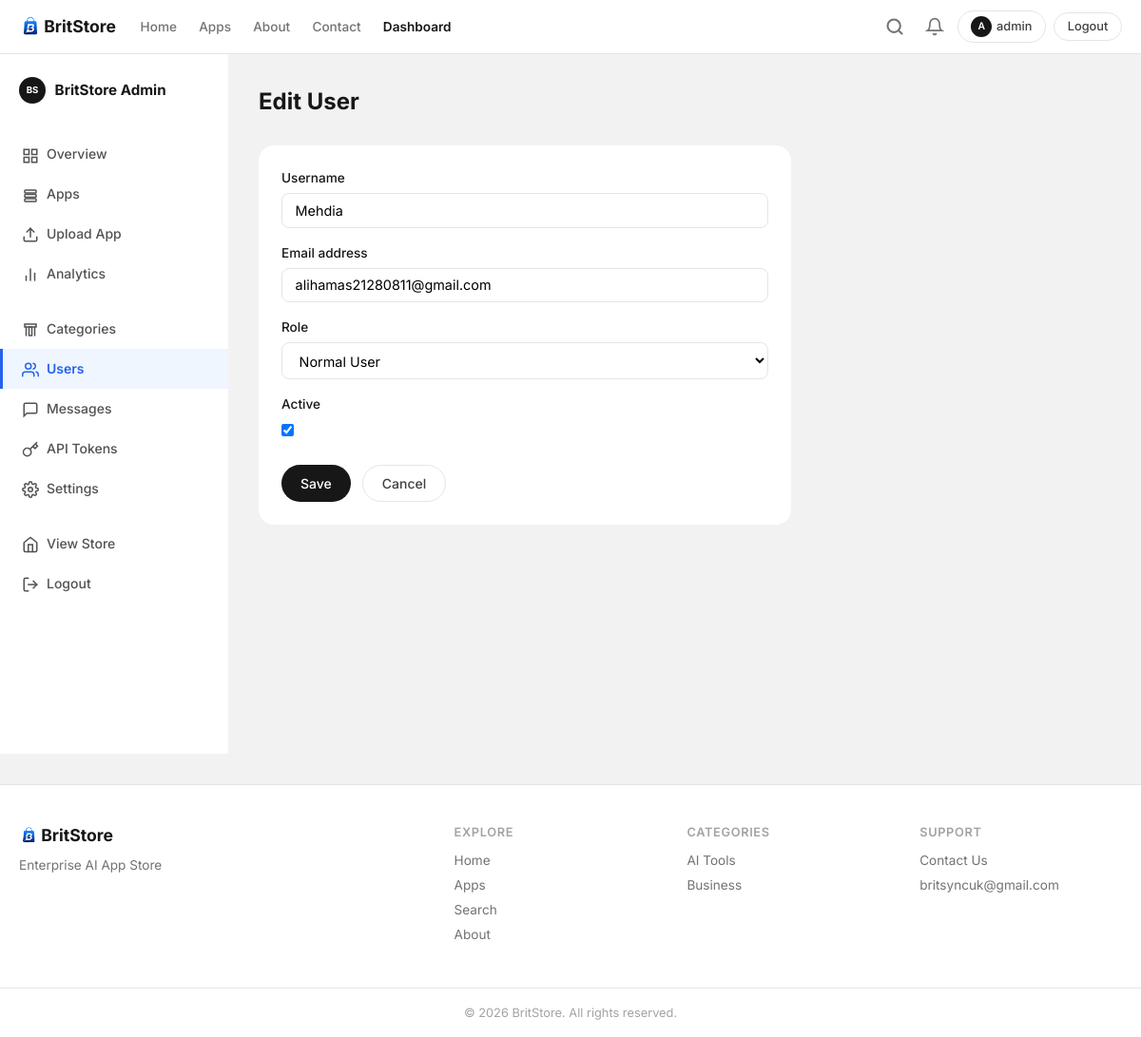
/dashboard/users/2/edit/ (signed in), run on the app's committed database.
### store/models.py (models this page shows, shortened)
class WebsiteSettings(models.Model):
    site_name = models.CharField(max_length=100, default='BritStore')
    tagline = models.CharField(max_length=200, default='Intelligent Apps for the AI Era')
    hero_title = models.CharField(max_length=200, default='Discover BritStore Apps')
    hero_subtitle = models.TextField(
        default='Explore our suite of AI-powered applications built to automate, educate, and innovate.',
    )
    about_title = models.CharField(max_length=200, default='About BritStore')
    about_content = models.TextField(default='')
    mission = models.TextField(default='')
    support_email = models.EmailField(default='britsyncuk@gmail.com')
    updated_at = models.DateTimeField(auto_now=True)
    class Meta:
        verbose_name = 'Website Settings'
        verbose_name_plural = 'Website Settings'
    @classmethod
    def get_solo(cls):
        obj, _ = cls.objects.get_or_create(pk=1)
        return obj

class User(AbstractUser):
    ROLE_SUPER_ADMIN = 'super_admin'
    ROLE_APP_MANAGER = 'app_manager'
    ROLE_NORMAL_USER = 'normal_user'
    ROLE_CHOICES = [
        (ROLE_SUPER_ADMIN, 'Super Admin'),
        (ROLE_APP_MANAGER, 'App Manager'),
        (ROLE_NORMAL_USER, 'Normal User'),
    ]
    role = models.CharField(max_length=20, choices=ROLE_CHOICES, default=ROLE_NORMAL_USER)
    is_fingerprint_user = models.BooleanField(default=False)
    has_upgraded = models.BooleanField(default=False)
    class Meta:
        ordering = ['username']
    @property
    def is_super_admin(self):
        return self.role == self.ROLE_SUPER_ADMIN or self.is_superuser
    @property
    def can_access_dashboard(self):
        return self.is_super_admin or self.is_app_manager or self.is_staff
    @property
    def avatar_letter(self):
        return self.username[0].upper() if self.username else '?'

class Category(models.Model):
    name = models.CharField(max_length=100, unique=True)
    slug = models.SlugField(max_length=120, unique=True, blank=True)
    description = models.TextField(blank=True)
    icon = models.ImageField(upload_to='category_icons/', blank=True)
    icon_emoji = models.CharField(max_length=10, blank=True, help_text='Fallback emoji if no icon image')
    created_at = models.DateTimeField(auto_now_add=True)
    class Meta:
        verbose_name_plural = 'Categories'
        ordering = ['name']

### store/views.py (the view)
# urls.py: path('dashboard/users/<int:pk>/edit/', views.user_edit, name='dashboard_user_edit'),
@super_admin_required
def user_edit(request, pk):
    user_obj = get_object_or_404(User, pk=pk)
    if request.method == 'POST':
        form = AdminUserEditForm(request.POST, instance=user_obj)
        if form.is_valid():
            form.save()
            messages.success(request, 'User updated.')
            return redirect('dashboard_users')
    else:
        form = AdminUserEditForm(instance=user_obj)
    return render(request, 'dashboard/user_form.html', {'form': form, 'user_obj': user_obj, 'is_edit': True})

### store/forms.py (shortened to what this page needs)
class AdminUserEditForm(StyledFormMixin, forms.ModelForm):
    role = forms.ChoiceField(choices=[
        (User.ROLE_SUPER_ADMIN, 'Super Admin'),
        (User.ROLE_APP_MANAGER, 'App Manager'),
        (User.ROLE_NORMAL_USER, 'Normal User'),
    ])
    class Meta:
        model = User
        fields = ['username', 'email', 'role', 'is_active']

### store/context_processors.py (called while the page is built)
def site_context(request):
    settings_obj = WebsiteSettings.get_solo()
    from store.models import Category, Notification
    nav_categories = Category.objects.annotate(
        published_count=Count('apps', filter=Q(apps__published=True)),
    ).filter(published_count__gt=0)[:8]
    notifications = []
    unread_notifications = 0
    if request.user.is_authenticated and request.user.is_super_admin:
        notifications = Notification.objects.all()[:10]
        unread_notifications = Notification.objects.filter(is_read=False).count()
    return {
        'site_settings': settings_obj,
        'nav_categories': nav_categories,
        'notifications': notifications,
        'unread_notifications': unread_notifications,
    }

### store/permissions.py (called while the page is built)
def dashboard_required(view_func):
    @login_required
    @wraps(view_func)
    def wrapper(request, *args, **kwargs):
        if not request.user.can_access_dashboard:
            messages.error(request, 'You do not have permission to access the dashboard.')
            raise PermissionDenied
        return view_func(request, *args, **kwargs)
    return wrapper

def super_admin_required(view_func):
    @dashboard_required
    @wraps(view_func)
    def wrapper(request, *args, **kwargs):
        if not request.user.is_super_admin:
            messages.error(request, 'Super Admin access required.')
            raise PermissionDenied
        return view_func(request, *args, **kwargs)
    return wrapper

### templates/dashboard/user_form.html (shortened to what this page needs)
{% extends 'base.html' %}
{% load static %}
{% block extra_css %}<link rel="stylesheet" href="{% static 'css/dashboard.css' %}">{% endblock %}
{% block content %}
<div class="dashboard-layout">
    {% include 'dashboard/sidebar.html' %}
    <div class="dashboard-main">
        <div class="dashboard-header"><h1>{% if is_edit %}Edit User{% else %}Add Admin User{% endif %}</h1></div>
        <form method="post" class="dashboard-form narrow">
            {% for field in form %}
            <div class="form-group">
                <label>{{ field.label }}</label>
                {{ field }}
            </div>
            {% endfor %}
            <div class="form-actions">
                <button type="submit" class="btn btn-primary">Save</button>
                <a href="{% url 'dashboard_users' %}" class="btn btn-outline">Cancel</a>
            </div>
        </form>
    </div>
</div>
{% endblock %}

### templates/base.html (shortened to what this page needs)
{% load static %}
<!DOCTYPE html>
<html lang="en">
<head>
    <link rel="stylesheet" href="{% static 'css/style.css' %}?v=2">
    {% block extra_css %}{% endblock %}
</head>
<body>
    <header class="site-header">
        <div class="container header-inner">
            <a href="{% url 'home' %}" class="logo" style="gap:.35rem">
                <img src="{% static 'images/logo.png' %}" alt="{{ site_settings.site_name }}" style="height:28px;width:auto;border-radius:4px">
                <span class="logo-text">{{ site_settings.site_name }}</span>
            </a>
            <nav class="main-nav" id="mainNav">
                <a href="{% url 'home' %}" {% if request.path == '/' %}class="active"{% endif %}>Home</a>
                <a href="{% url 'downloads' %}" {% if '/downloads' in request.path %}class="active"{% endif %}>Apps</a>
                <a href="{% url 'about' %}" {% if '/about' in request.path %}class="active"{% endif %}>About</a>
                <a href="{% url 'contact' %}" {% if '/contact' in request.path %}class="active"{% endif %}>Contact</a>
                {% if user.is_authenticated and user.can_access_dashboard %}
                <a href="{% url 'dashboard_home' %}" class="nav-dashboard">Dashboard</a>
                {% endif %}
            </nav>
            <div class="header-actions">
                <div class="search-inline-wrap" id="searchInline">
                    <button class="search-inline-toggle" id="searchToggle" onclick="toggleSearch()" aria-label="Search">
                        <svg width="20" height="20" viewBox="0 0 24 24" fill="none" stroke="currentColor" stroke-width="2.5" stroke-linecap="round"><circle cx="11" cy="11" r="8"/><line x1="21" y1="21" x2="16.65" y2="16.65"/></svg>
                    </button>
                </div>
                {% if user.is_authenticated %}
                {% if user.can_access_dashboard %}
                <div class="notification-bell-wrap">
                    <button class="notification-bell" onclick="toggleNotif(event)" title="Notifications">
                        <svg width="20" height="20" viewBox="0 0 24 24" fill="none" stroke="currentColor" stroke-width="2" stroke-linecap="round"><path d="M18 8A6 6 0 0 0 6 8c0 7-3 9-3 9h18s-3-2-3-9"/><path d="M13.73 21a2 2 0 0 1-3.46 0"/></svg>
                    </button>
                </div>
                {% endif %}
                <a href="{% url 'profile' %}" class="btn btn-outline btn-sm" style="gap:.3rem">
                    <span style="display:inline-flex;align-items:center;justify-content:center;width:22px;height:22px;border-radius:50%;background:var(--gray-900);color:#fff;font-size:.65rem;font-weight:600">{{ user.avatar_letter }}</span>
                    {{ user.username }}
                </a>
                <a href="{% url 'logout' %}" class="btn btn-outline btn-sm" onclick="return confirm('Are you sure you want to logout?')">Logout</a>
                {% else %}
                <a href="{% url 'login' %}" class="btn btn-primary btn-sm">Login</a>
                <a href="{% url 'signup' %}" class="btn btn-outline btn-sm">Sign Up</a>
                {% endif %}
            </div>
        </div>
    </header>
    <main>
        {% block content %}{% endblock %}
    </main>
    <footer class="site-footer">
        <div class="container footer-grid">
            <div class="footer-brand">
                <div class="logo" style="gap:.35rem">
                    <img src="{% static 'images/logo.png' %}" alt="{{ site_settings.site_name }}" style="height:24px;width:auto;border-radius:4px">
                    <span class="logo-text">{{ site_settings.site_name }}</span>
                </div>
                <p>{{ site_settings.tagline }}</p>
            </div>
            <div class="footer-links">
                <h4>Explore</h4>
                <a href="{% url 'home' %}">Home</a>
                <a href="{% url 'downloads' %}">Apps</a>
                <a href="{% url 'search' %}">Search</a>
                <a href="{% url 'about' %}">About</a>
            </div>
            <div class="footer-links">
                <h4>Categories</h4>
                {% for cat in nav_categories|slice:":5" %}
                <a href="{% url 'category' cat.slug %}">{{ cat.name }}</a>
                {% empty %}
                <span class="text-muted">No categories yet</span>
                {% endfor %}
            </div>
            <div class="footer-links">
                <h4>Support</h4>
                <a href="{% url 'contact' %}">Contact Us</a>
                <a href="mailto:{{ site_settings.support_email }}">{{ site_settings.support_email }}</a>
            </div>
        </div>
        <div class="footer-bottom">
            <div class="container">
                <p>&copy; {% now "Y" %} {{ site_settings.site_name }}. All rights reserved.</p>
            </div>
        </div>
    </footer>
</body>
</html>

### static/css/style.css (style rules this page uses)
:root { --white: #ffffff; --bg: #f2f2f2; --card: #ffffff; --border: #e5e5e5; --gray-200: #d4d4d4; --gray-400: #a3a3a3; --gray-500: #737373; --gray-600: #525252; --gray-700: #404040; --gray-800: #262626; --gray-900: #171717; --black: #000000; --blue: #2563eb; --blue-dark: #1d4ed8; --blue-light: #eff6ff; --red: #dc2626; --red-dark: #b91c1c; --red-light: #fef2f2; --green: #16a34a; --green-light: #f0fdf4; --star: #f59e0b; --shadow: 0 1px 3px rgba(0,0,0,.08); --shadow-md: 0 4px 12px rgba(0,0,0,.1); --radius: 16px; --radius-sm: 8px; --font: 'Inter', system-ui, sans-serif; }
*, *::before, *::after { box-sizing: border-box; margin: 0; padding: 0; }
body { font-family: var(--font); background: var(--bg); color: var(--gray-900); line-height: 1.5; min-height: 100vh; display: flex; flex-direction: column; }
main { flex: 1; }
.container { max-width: 1200px; margin: 0 auto; padding: 0 1.25rem; }
a { color: var(--gray-900); text-decoration: none; }
.site-header { background: var(--white); border-bottom: 1px solid var(--border); position: sticky; top: 0; z-index: 100; }
.header-inner { display: flex; align-items: center; gap: 1rem; height: 56px; }
.logo { display: flex; align-items: center; gap: .5rem; font-weight: 700; font-size: 1.1rem; color: var(--gray-900); flex-shrink: 0; }
.main-nav { display: flex; gap: .25rem; flex: 1; }
.main-nav a { color: var(--gray-500); font-weight: 500; font-size: .85rem; padding: .35rem .6rem; border-radius: 6px; transition: all .15s; }
.main-nav a.nav-dashboard { color: var(--gray-900); font-weight: 600; }
.header-actions { display: flex; align-items: center; gap: .5rem; }
.search-inline-wrap { position: relative; display: flex; align-items: center; }
.search-inline-toggle { background: none; border: none; cursor: pointer; color: var(--gray-500); display: flex; align-items: center; justify-content: center; width: 36px; height: 36px; border-radius: 50%; transition: background .15s; }
.notification-bell-wrap { position: relative; }
.notification-bell { position: relative; color: var(--gray-500); display: flex; align-items: center; background: none; border: none; cursor: pointer; padding: 6px; border-radius: 50%; transition: background .15s; }
.btn { display: inline-flex; align-items: center; justify-content: center; gap: .35rem; padding: .5rem 1.25rem; border-radius: 24px; font-weight: 500; font-size: .875rem; border: none; cursor: pointer; transition: all .15s; font-family: var(--font); }
.btn-primary { background: var(--gray-900); color: white; }
.btn-outline { background: transparent; color: var(--gray-700); border: 1px solid var(--border); }
.btn-sm { padding: .3rem .85rem; font-size: .8rem; border-radius: 20px; }
.form-control, .form-select { width: 100%; padding: .55rem .85rem; border: 1px solid var(--border); border-radius: var(--radius-sm); font-size: .9rem; font-family: var(--font); background: var(--white); transition: border-color .15s; }
.form-group { margin-bottom: 1rem; }
.form-group label { display: block; font-weight: 500; margin-bottom: .35rem; font-size: .85rem; }
.site-footer { background: var(--white); border-top: 1px solid var(--border); margin-top: 2rem; }
.footer-grid { display: grid; grid-template-columns: 2fr 1fr 1fr 1fr; gap: 2rem; padding: 2.5rem 1.25rem; }
.footer-brand p { color: var(--gray-500); font-size: .85rem; margin-top: .5rem; }
.footer-links h4 { font-size: .8rem; font-weight: 600; margin-bottom: .6rem; text-transform: uppercase; letter-spacing: .05em; color: var(--gray-400); }
.footer-links a { display: block; color: var(--gray-500); font-size: .85rem; margin-bottom: .35rem; }
.footer-bottom { border-top: 1px solid var(--border); padding: 1rem 0; text-align: center; font-size: .8rem; color: var(--gray-400); }

### static/css/dashboard.css (style rules this page uses)
.dashboard-layout { display: flex; min-height: calc(100vh - 64px); }
.dashboard-main { flex: 1; padding: 2rem; background: var(--off-white); overflow-x: auto; }
.dashboard-header { margin-bottom: 1.75rem; }
.dashboard-header h1 { font-size: 1.5rem; font-weight: 700; }
.dashboard-form { background: var(--white); padding: 1.5rem; border-radius: var(--radius); border: 1px solid var(--gray-100); }
.dashboard-form.narrow { max-width: 560px; }
.form-actions { display: flex; gap: .75rem; margin-top: 1.5rem; flex-wrap: wrap; }

### data on the page
WebsiteSettings: site_name "BritStore", tagline "Enterprise AI App Store", support_email "britsyncuk@gmail.com"
User: avatar_letter "A", username "admin"
User: form "Mehdia" "alihamas21280811@gmail.com" "Normal User" "☑"
Category: name "AI Tools"
Category: name "Business"

### other printed values
{{ field.label }} "Username" "Email address" "Role" "Active"
